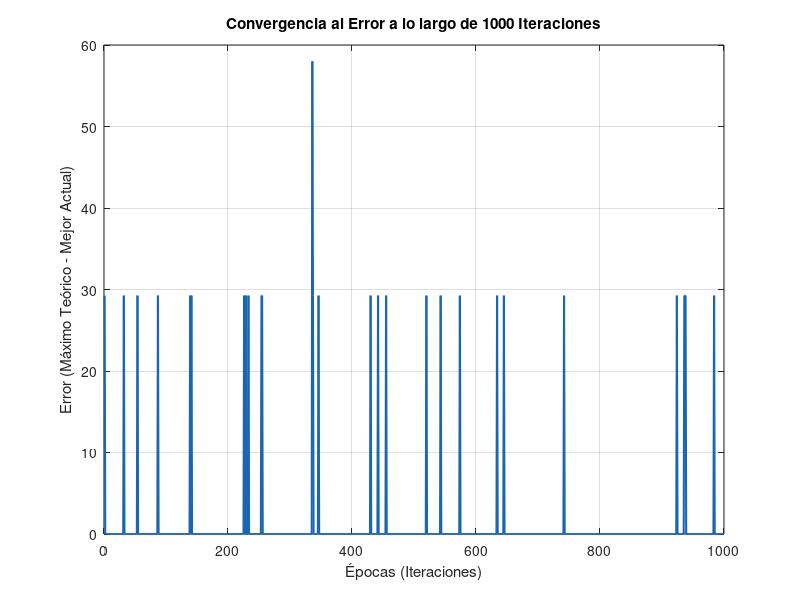

This figure's MATLAB source:
function ga_ejercicio_maximizacion()
    clc; clear; close all;

    % --- 1. PARÁMETROS DEL ALGORITMO ---
    pop_size = 40;       % Tamaño de población
    num_genes = 6;       % Cromosoma binario de 6 genes 
    max_iter = 1000;     % Iteraciones / Épocas a evaluar
    pc = 0.90;           % Probabilidad de cruza (usualmente alta)
    pm = 0.10;           % Probabilidad de mutación (usualmente baja)

    % Función objetivo y valor máximo teórico
    f_obj = @(x) (x.^2)/4 - 2*x + 10; %
    max_teorico = 876.25; 

    % Variables para evaluación de desempeño
    historial_error = zeros(max_iter, 1); %
    
    % Inicialización de población (matriz binaria aleatoria)
    poblacion = randi([0, 1], pop_size, num_genes);

    % Iniciar cronómetro de tiempo máquina
    tic;

    % --- 2. CICLO EVOLUTIVO ---
    for iter = 1:max_iter
        % a) Decodificación de binario a decimal
        % Se usan potencias de 2 (2^5, 2^4... 2^0) para la conversión
        potencias = 2.^(num_genes-1:-1:0);
        x_dec = poblacion * potencias'; 

        % b) Función de aptitud
        fitness = f_obj(x_dec);

        % Registrar el error de la generación actual 
        mejor_fitness_actual = max(fitness);
        historial_error(iter) = max_teorico - mejor_fitness_actual;

        % c) Selección (Método de Ruleta)
        suma_f = sum(fitness); %
        prob_seleccion = fitness / suma_f; %
        prob_acumulada = cumsum(prob_seleccion); %

        nueva_poblacion = zeros(pop_size, num_genes);
        for i = 1:pop_size
            r = rand(); %
            idx = find(prob_acumulada >= r, 1, 'first'); %
            nueva_poblacion(i, :) = poblacion(idx, :);
        end

        % d) Operador de Recombinación / Cruza (1 punto)
        for i = 1:2:pop_size
            if rand() < pc %
                % Punto de corte aleatorio
                punto = randi([1, num_genes-1]);
                temp1 = nueva_poblacion(i, :);
                temp2 = nueva_poblacion(i+1, :);
                
                % Intercambio de material genético
                nueva_poblacion(i, punto+1:end) = temp2(punto+1:end);
                nueva_poblacion(i+1, punto+1:end) = temp1(punto+1:end);
            end
        end

        % e) Operador de Mutación
        for i = 1:pop_size
            for j = 1:num_genes
                if rand() < pm %
                    % Invertir el bit (cambio espontáneo)
                    nueva_poblacion(i, j) = ~nueva_poblacion(i, j);
                end
            end
        end

        % f) Reemplazo de población
        poblacion = nueva_poblacion;
    end

    % Detener cronómetro
    tiempo_total = toc; %

    % --- 3. RESULTADOS DE DESEMPEÑO ---
    % Evaluar población final
    x_dec_final = poblacion * potencias';
    fitness_final = f_obj(x_dec_final);
    [mejor_f_final, idx_mejor] = max(fitness_final);
    mejor_cromosoma = poblacion(idx_mejor, :);

    fprintf('=== MEDIDAS ESTADÍSTICAS DE DESEMPEÑO ===\n\n'); %
    fprintf('Cromosoma óptimo encontrado: [%s]\n', num2str(mejor_cromosoma, '%d '));
    fprintf('Valor decodificado (X):      %d\n', x_dec_final(idx_mejor));
    fprintf('Aptitud máxima alcanzada:    %.4f\n', mejor_f_final);
    fprintf('Error residual final:        %.4f\n', historial_error(end)); %
    fprintf('Tiempo máquina (1000 iter):  %.4f segundos\n', tiempo_total); %

    % --- 4. GRÁFICA DE CONVERGENCIA ---
    figure('Name', 'Evaluación de Desempeño', 'Color', 'w');
    plot(1:max_iter, historial_error, 'LineWidth', 1.5, 'Color', [0.1, 0.4, 0.7]);
    title('Convergencia al Error a lo largo de 1000 Iteraciones'); %
    xlabel('Épocas (Iteraciones)'); %
    ylabel('Error (Máximo Teórico - Mejor Actual)');
    grid on;
end
